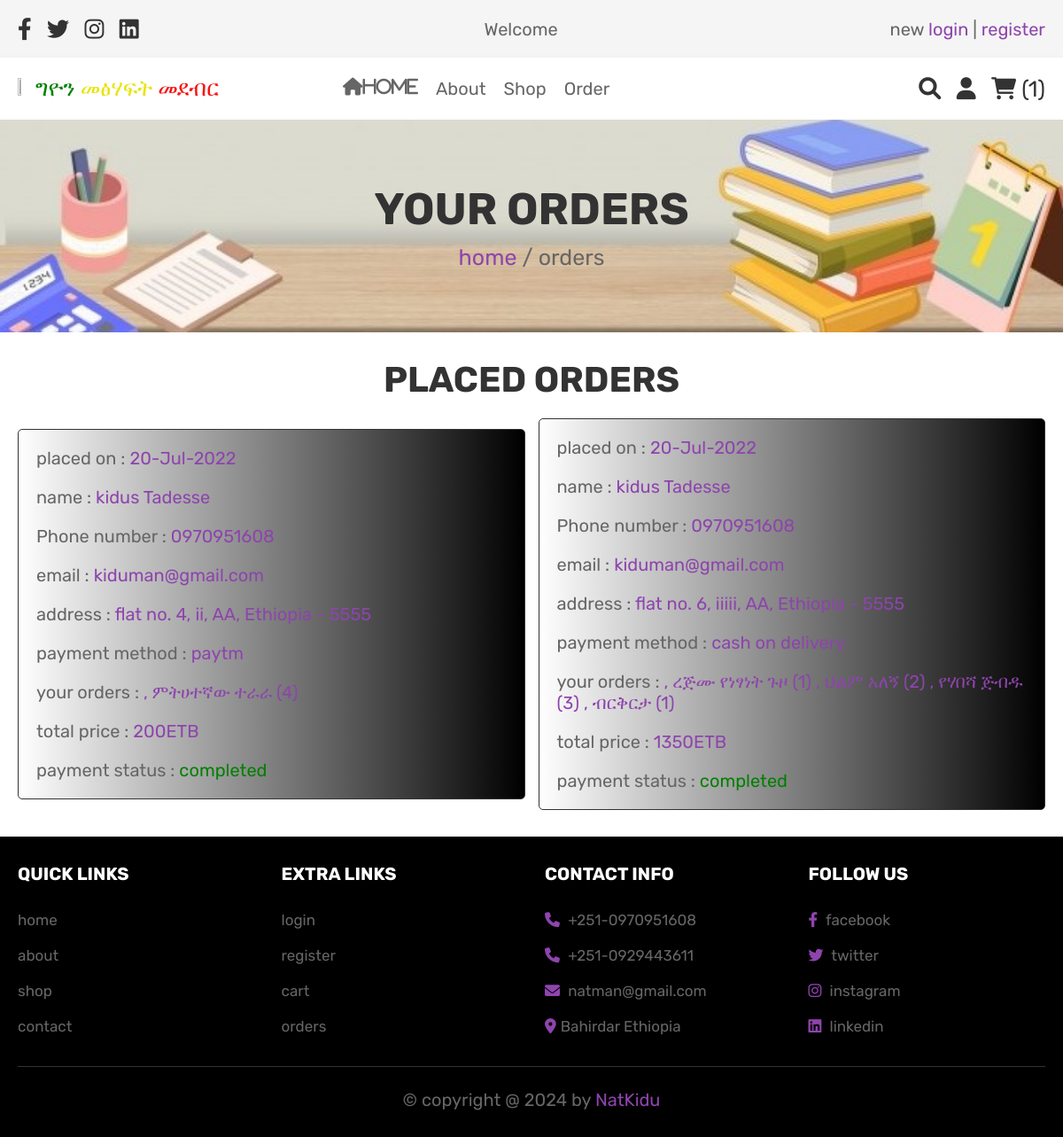
Screenshot of /orders.php (signed in) with the database file from the repository.
### tables this page shows
CREATE TABLE `orders` (
  `id` int(100) NOT NULL,
  `user_id` int(100) NOT NULL,
  `name` varchar(100) NOT NULL,
  `number` varchar(12) NOT NULL,
  `email` varchar(100) NOT NULL,
  `method` varchar(50) NOT NULL,
  `address` varchar(500) NOT NULL,
  `total_products` varchar(1000) NOT NULL,
  `total_price` int(100) NOT NULL,
  `placed_on` varchar(50) NOT NULL,
  `payment_status` varchar(20) NOT NULL DEFAULT 'pending'
);

### orders.php (the view, shortened to what this page needs)
<?php
include 'config.php';
$user_id = $_SESSION['user_id'];
?>
<!DOCTYPE html>
<html lang="en">
<head>
   <link rel="stylesheet" href="https://cdnjs.cloudflare.com/ajax/libs/font-awesome/6.0.0/css/all.min.css">
   <link rel="stylesheet" href="css/style.css">
</head>
<body>
<?php include 'header.php'; ?>
<div class="heading" style="background-image:url('images/backgro1.jpg')">
   <h3>your orders</h3>
   <p> <a href="home.php">home</a> / orders </p>
</div>
<section class="placed-orders">
   <h1 class="title">placed orders</h1>
   <div class="box-container" >
      <?php
         $order_query = mysqli_query($conn, "SELECT * FROM `orders` WHERE user_id = '$user_id'") or die('query failed');
         if(mysqli_num_rows($order_query) > 0){
            while($fetch_orders = mysqli_fetch_assoc($order_query)){
      ?>
      <div class="box" style="background: linear-gradient(to right, white, rgb(0,0,0));color:black">
         <p> placed on : <span><?php echo $fetch_orders['placed_on']; ?></span> </p>
         <p> name : <span><?php echo $fetch_orders['name']; ?></span> </p>
         <p> Phone number : <span><?php echo $fetch_orders['number']; ?></span> </p>
         <p> email : <span><?php echo $fetch_orders['email']; ?></span> </p>
         <p> address : <span><?php echo $fetch_orders['address']; ?></span> </p>
         <p> payment method : <span><?php echo $fetch_orders['method']; ?></span> </p>
         <p> your orders : <span><?php echo $fetch_orders['total_products']; ?></span> </p>
         <p> total price : <span><?php echo $fetch_orders['total_price']; ?>ETB</span> </p>
         <p> payment status : <span style="color:<?php if($fetch_orders['payment_status'] == 'pending'){ echo 'red'; }else{ echo 'green'; } ?>;"><?php echo $fetch_orders['payment_status']; ?></span> </p>
         </div>
      <?php
       }
      }else{
         echo '<p class="empty">no orders placed yet!</p>';
      }
      ?>
   </div>
</section>
<?php include 'footer.php'; ?>
</body>
</html>

### css/style.css (style rules this page uses)
:root { --purple:#8e44ad; --red:#c0392b; --orange:#f39c12; --black:#333; --white:#fff; --light-color:#666; --light-white:#ccc; --light-bg:#f5f5f5; --border:.1rem solid var(--black); --box-shadow:0 .5rem 1rem rgba(0,0,0,.1); }
* { font-family: 'Rubik', sans-serif; margin:0; padding:0; box-sizing: border-box; outline: none; border:none; text-decoration: none; transition:all .2s linear; }
html { font-size: 62.5%; overflow-x: hidden; }
section { padding:3rem 2rem; }
.title { text-align: center; margin-bottom: 2rem; text-transform: uppercase; color:var(--black); font-size: 4rem; }
.heading { min-height: 30vh; display: flex; flex-flow: column; align-items: center; justify-content: center; gap:1rem; background: url(../images/heading-bg.webp) no-repeat; background-size: cover; background-position: center; text-align: center; }
.heading h3 { font-size: 5rem; color:var(--black); text-transform: uppercase; }
.heading p { font-size: 2.5rem; color:var(--light-color); }
.heading p a { color:var(--purple); }
.placed-orders .box-container { max-width: 1200px; margin:0 auto; display:flex; flex-wrap: wrap; align-items: center; gap:1.5rem; }
.placed-orders .box-container .box { flex:1 1 40rem; border-radius: .5rem; padding:2rem; border:var(--border); background-color: var(--light-bg); padding:1rem 2rem; }
.placed-orders .box-container .box p { padding:1rem 0; font-size: 2rem; color:var(--light-color); }
.placed-orders .box-container .box p span { color:var(--purple); }

### rows the page displays
orders: placed_on "20-Jul-2022", name "kidus Tadesse", number "0970951608", email "kiduman@gmail.com", address "flat no. 4, ii, AA, Ethiopia - 5555", method "paytm", total_products ", ምትሀተኛው ተራራ (4)", total_price "200", payment_status "completed"
orders: placed_on "20-Jul-2022", name "kidus Tadesse", number "0970951608", email "kiduman@gmail.com", address "flat no. 6, iiiii, AA, Ethiopia - 5555", method "cash on delivery", total_products ", ረጅሙ የነፃነት ጉዞ (1) , ህልም አለኝ (2) , የሃበሻ ጅብዱ (3) , ብርቅርታ (1)", total_price "1350", payment_status "completed"

### other values shown
$cart_rows_number "1"
